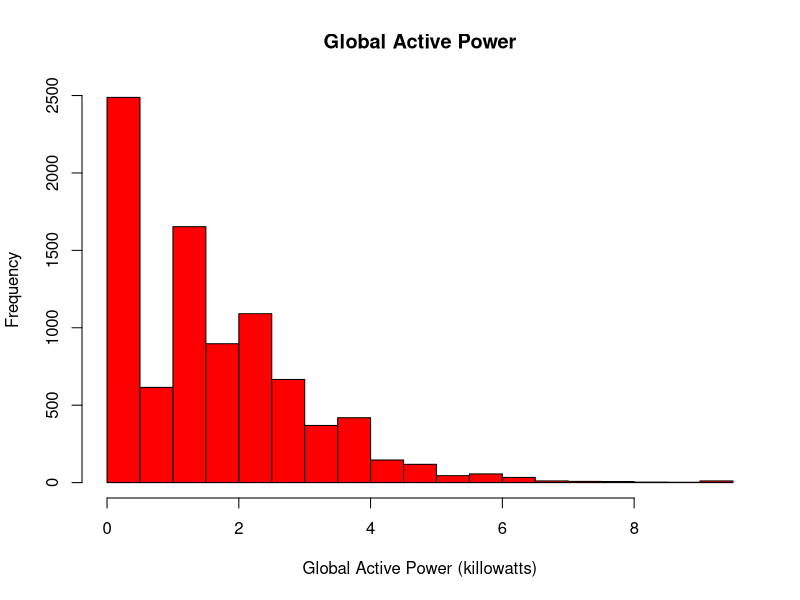

The R source for this figure:
data=read.csv("dataset.txt",sep=";",dec=".",
              colClasses=c("Date","character",rep("numeric",7)),
              na.strings="?")

png(file="plot1.png", width=480, height=480)
hist(data$Global_active_power,col="red",
     xlab="Global Active Power (killowatts)",
     main="Global Active Power")
dev.off()
